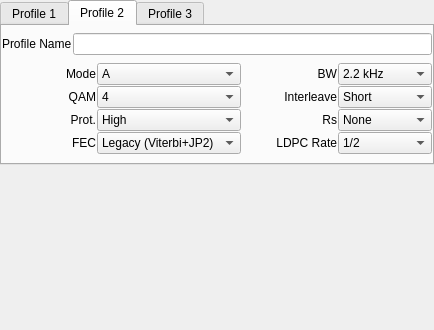
<?xml version="1.0" encoding="UTF-8"?>
<ui version="4.0">
 <class>drmProfileConfig</class>
 <widget class="QWidget" name="drmProfileConfig">
  <property name="geometry">
   <rect>
    <x>0</x>
    <y>0</y>
    <width>434</width>
    <height>330</height>
   </rect>
  </property>
  <property name="windowTitle">
   <string>Form</string>
  </property>
  <layout class="QVBoxLayout" name="verticalLayout_2">
   <property name="spacing">
    <number>1</number>
   </property>
   <property name="leftMargin">
    <number>0</number>
   </property>
   <property name="topMargin">
    <number>0</number>
   </property>
   <property name="rightMargin">
    <number>0</number>
   </property>
   <property name="bottomMargin">
    <number>0</number>
   </property>
   <item>
    <widget class="QTabWidget" name="tabWidget">
     <property name="currentIndex">
      <number>1</number>
     </property>
     <widget class="QWidget" name="Profile1">
      <attribute name="title">
       <string>Profile 1</string>
      </attribute>
      <layout class="QVBoxLayout" name="verticalLayout_4">
       <property name="spacing">
        <number>1</number>
       </property>
       <property name="leftMargin">
        <number>0</number>
       </property>
       <property name="topMargin">
        <number>0</number>
       </property>
       <property name="rightMargin">
        <number>0</number>
       </property>
       <property name="bottomMargin">
        <number>0</number>
       </property>
       <item>
        <layout class="QHBoxLayout" name="horizontalLayout">
         <item>
          <widget class="QLabel" name="label">
           <property name="text">
            <string>Profile Name</string>
           </property>
          </widget>
         </item>
         <item>
          <widget class="QLineEdit" name="namePF1LineEdit"/>
         </item>
        </layout>
       </item>
       <item>
        <layout class="QGridLayout" name="gridLayout">
         <property name="horizontalSpacing">
          <number>6</number>
         </property>
         <property name="verticalSpacing">
          <number>1</number>
         </property>
         <item row="0" column="0">
          <widget class="QLabel" name="drmModeLabel">
           <property name="minimumSize">
            <size>
             <width>30</width>
             <height>0</height>
            </size>
           </property>
           <property name="text">
            <string>Mode</string>
           </property>
           <property name="alignment">
            <set>Qt::AlignRight|Qt::AlignTrailing|Qt::AlignVCenter</set>
           </property>
           <property name="wordWrap">
            <bool>false</bool>
           </property>
          </widget>
         </item>
         <item row="0" column="1">
          <widget class="QComboBox" name="drmPF1ModeComboBox">
           <item>
            <property name="text">
             <string>A</string>
            </property>
           </item>
           <item>
            <property name="text">
             <string>B</string>
            </property>
           </item>
           <item>
            <property name="text">
             <string>E</string>
            </property>
           </item>
          </widget>
         </item>
         <item row="0" column="2">
          <widget class="QLabel" name="drmBandwidthLabel">
           <property name="minimumSize">
            <size>
             <width>30</width>
             <height>0</height>
            </size>
           </property>
           <property name="text">
            <string>BW</string>
           </property>
           <property name="alignment">
            <set>Qt::AlignRight|Qt::AlignTrailing|Qt::AlignVCenter</set>
           </property>
           <property name="wordWrap">
            <bool>false</bool>
           </property>
          </widget>
         </item>
         <item row="0" column="3">
          <widget class="QComboBox" name="drmPF1BandwidthComboBox">
            <item>
            <property name="text">
             <string>2.2 kHz</string>
            </property>
           </item>
           <item>
            <property name="text">
             <string>2.5 kHz</string>
            </property>
           </item>
          </widget>
         </item>
         <item row="1" column="0">
          <widget class="QLabel" name="drmQAMLabel">
           <property name="minimumSize">
            <size>
             <width>30</width>
             <height>0</height>
            </size>
           </property>
           <property name="text">
            <string>QAM</string>
           </property>
           <property name="alignment">
            <set>Qt::AlignRight|Qt::AlignTrailing|Qt::AlignVCenter</set>
           </property>
           <property name="wordWrap">
            <bool>false</bool>
           </property>
          </widget>
         </item>
         <item row="1" column="1">
          <widget class="QComboBox" name="drmPF1QAMComboBox">
           <item>
            <property name="text">
             <string>4</string>
            </property>
           </item>
           <item>
            <property name="text">
             <string>16</string>
            </property>
           </item>
           <item>
            <property name="text">
             <string>64</string>
            </property>
           </item>
          </widget>
         </item>
         <item row="1" column="2">
          <widget class="QLabel" name="drmInterleavelabel">
           <property name="minimumSize">
            <size>
             <width>30</width>
             <height>0</height>
            </size>
           </property>
           <property name="text">
            <string>Interleave</string>
           </property>
           <property name="alignment">
            <set>Qt::AlignRight|Qt::AlignTrailing|Qt::AlignVCenter</set>
           </property>
           <property name="wordWrap">
            <bool>false</bool>
           </property>
          </widget>
         </item>
         <item row="1" column="3">
          <widget class="QComboBox" name="drmPF1InterleaveComboBox">
           <item>
            <property name="text">
             <string>Short</string>
            </property>
           </item>
           <item>
            <property name="text">
             <string>Long</string>
            </property>
           </item>
          </widget>
         </item>
         <item row="2" column="0">
          <widget class="QLabel" name="drmProtectionLabel">
           <property name="minimumSize">
            <size>
             <width>30</width>
             <height>0</height>
            </size>
           </property>
           <property name="text">
            <string>Prot.</string>
           </property>
           <property name="alignment">
            <set>Qt::AlignRight|Qt::AlignTrailing|Qt::AlignVCenter</set>
           </property>
           <property name="wordWrap">
            <bool>false</bool>
           </property>
          </widget>
         </item>
         <item row="2" column="1">
          <widget class="QComboBox" name="drmPF1ProtectionComboBox">
           <item>
            <property name="text">
             <string>High</string>
            </property>
           </item>
           <item>
            <property name="text">
             <string>Low</string>
            </property>
           </item>
          </widget>
         </item>
         <item row="2" column="2">
          <widget class="QLabel" name="drmReadSolomonLabel">
           <property name="minimumSize">
            <size>
             <width>30</width>
             <height>0</height>
            </size>
           </property>
           <property name="text">
            <string>Rs</string>
           </property>
           <property name="alignment">
            <set>Qt::AlignRight|Qt::AlignTrailing|Qt::AlignVCenter</set>
           </property>
           <property name="wordWrap">
            <bool>false</bool>
           </property>
          </widget>
         </item>
         <item row="2" column="3">
          <widget class="QComboBox" name="drmPF1ReedSolomonComboBox">
           <item>
            <property name="text">
             <string>None</string>
            </property>
           </item>
           <item>
            <property name="text">
             <string>RS1</string>
            </property>
           </item>
           <item>
            <property name="text">
             <string>RS2</string>
            </property>
           </item>
           <item>
            <property name="text">
             <string>RS3</string>
            </property>
           </item>
           <item>
            <property name="text">
             <string>RS4</string>
            </property>
           </item>
          </widget>
         </item>
         <item row="3" column="0">
          <widget class="QLabel" name="drmFECLabel">
           <property name="minimumSize">
            <size>
             <width>30</width>
             <height>0</height>
            </size>
           </property>
           <property name="text">
            <string>FEC</string>
           </property>
           <property name="alignment">
            <set>Qt::AlignRight|Qt::AlignTrailing|Qt::AlignVCenter</set>
           </property>
          </widget>
         </item>
         <item row="3" column="1">
          <widget class="QComboBox" name="drmPF1FECModeComboBox">
           <item>
            <property name="text">
             <string>Legacy (Viterbi+JP2)</string>
            </property>
           </item>
           <item>
            <property name="text">
             <string>LDPC + AVIF</string>
            </property>
           </item>
          </widget>
         </item>
         <item row="3" column="2">
          <widget class="QLabel" name="drmLDPCRateLabel">
           <property name="minimumSize">
            <size>
             <width>30</width>
             <height>0</height>
            </size>
           </property>
           <property name="text">
            <string>LDPC Rate</string>
           </property>
           <property name="alignment">
            <set>Qt::AlignRight|Qt::AlignTrailing|Qt::AlignVCenter</set>
           </property>
          </widget>
         </item>
         <item row="3" column="3">
          <widget class="QComboBox" name="drmPF1LDPCRateComboBox">
           <item>
            <property name="text">
             <string>1/2</string>
            </property>
           </item>
           <item>
            <property name="text">
             <string>2/3</string>
            </property>
           </item>
           <item>
            <property name="text">
             <string>3/4</string>
            </property>
           </item>
           <item>
            <property name="text">
             <string>5/6</string>
            </property>
           </item>
          </widget>
         </item>
        </layout>
       </item>
      </layout>
     </widget>
     <widget class="QWidget" name="Profile2">
      <attribute name="title">
       <string>Profile 2</string>
      </attribute>
      <layout class="QVBoxLayout" name="verticalLayout_3">
       <property name="spacing">
        <number>1</number>
       </property>
       <property name="leftMargin">
        <number>0</number>
       </property>
       <property name="topMargin">
        <number>0</number>
       </property>
       <property name="rightMargin">
        <number>0</number>
       </property>
       <property name="bottomMargin">
        <number>0</number>
       </property>
       <item>
        <layout class="QHBoxLayout" name="horizontalLayout_2">
         <item>
          <widget class="QLabel" name="label_2">
           <property name="text">
            <string>Profile Name</string>
           </property>
          </widget>
         </item>
         <item>
          <widget class="QLineEdit" name="namePF2LineEdit"/>
         </item>
        </layout>
       </item>
       <item>
        <layout class="QGridLayout" name="gridLayout_2">
         <property name="verticalSpacing">
          <number>1</number>
         </property>
         <item row="0" column="0">
          <widget class="QLabel" name="drmModeLabel_2">
           <property name="minimumSize">
            <size>
             <width>30</width>
             <height>0</height>
            </size>
           </property>
           <property name="text">
            <string>Mode</string>
           </property>
           <property name="alignment">
            <set>Qt::AlignRight|Qt::AlignTrailing|Qt::AlignVCenter</set>
           </property>
           <property name="wordWrap">
            <bool>false</bool>
           </property>
          </widget>
         </item>
         <item row="0" column="1">
          <widget class="QComboBox" name="drmPF2ModeComboBox">
           <item>
            <property name="text">
             <string>A</string>
            </property>
           </item>
           <item>
            <property name="text">
             <string>B</string>
            </property>
           </item>
           <item>
            <property name="text">
             <string>E</string>
            </property>
           </item>
          </widget>
         </item>
         <item row="0" column="2">
          <widget class="QLabel" name="drmBandwidthLabel_2">
           <property name="minimumSize">
            <size>
             <width>30</width>
             <height>0</height>
            </size>
           </property>
           <property name="text">
            <string>BW</string>
           </property>
           <property name="alignment">
            <set>Qt::AlignRight|Qt::AlignTrailing|Qt::AlignVCenter</set>
           </property>
           <property name="wordWrap">
            <bool>false</bool>
           </property>
          </widget>
         </item>
         <item row="0" column="3">
          <widget class="QComboBox" name="drmPF2BandwidthComboBox">
            <item>
            <property name="text">
             <string>2.2 kHz</string>
            </property>
           </item>
           <item>
            <property name="text">
             <string>2.5 kHz</string>
            </property>
           </item>
          </widget>
         </item>
         <item row="1" column="0">
          <widget class="QLabel" name="drmQAMLabel_2">
           <property name="minimumSize">
            <size>
             <width>30</width>
             <height>0</height>
            </size>
           </property>
           <property name="text">
            <string>QAM</string>
           </property>
           <property name="alignment">
            <set>Qt::AlignRight|Qt::AlignTrailing|Qt::AlignVCenter</set>
           </property>
           <property name="wordWrap">
            <bool>false</bool>
           </property>
          </widget>
         </item>
         <item row="1" column="1">
          <widget class="QComboBox" name="drmPF2QAMComboBox">
           <item>
            <property name="text">
             <string>4</string>
            </property>
           </item>
           <item>
            <property name="text">
             <string>16</string>
            </property>
           </item>
           <item>
            <property name="text">
             <string>64</string>
            </property>
           </item>
          </widget>
         </item>
         <item row="1" column="2">
          <widget class="QLabel" name="drmInterleavelabel_2">
           <property name="minimumSize">
            <size>
             <width>30</width>
             <height>0</height>
            </size>
           </property>
           <property name="text">
            <string>Interleave</string>
           </property>
           <property name="alignment">
            <set>Qt::AlignRight|Qt::AlignTrailing|Qt::AlignVCenter</set>
           </property>
           <property name="wordWrap">
            <bool>false</bool>
           </property>
          </widget>
         </item>
         <item row="1" column="3">
          <widget class="QComboBox" name="drmPF2InterleaveComboBox">
           <item>
            <property name="text">
             <string>Short</string>
            </property>
           </item>
           <item>
            <property name="text">
             <string>Long</string>
            </property>
           </item>
          </widget>
         </item>
         <item row="2" column="0">
          <widget class="QLabel" name="drmProtectionLabel_2">
           <property name="minimumSize">
            <size>
             <width>30</width>
             <height>0</height>
            </size>
           </property>
           <property name="text">
            <string>Prot.</string>
           </property>
           <property name="alignment">
            <set>Qt::AlignRight|Qt::AlignTrailing|Qt::AlignVCenter</set>
           </property>
           <property name="wordWrap">
            <bool>false</bool>
           </property>
          </widget>
         </item>
         <item row="2" column="1">
          <widget class="QComboBox" name="drmPF2ProtectionComboBox">
           <item>
            <property name="text">
             <string>High</string>
            </property>
           </item>
           <item>
            <property name="text">
             <string>Low</string>
            </property>
           </item>
          </widget>
         </item>
         <item row="2" column="2">
          <widget class="QLabel" name="drmReadSolomonLabel_2">
           <property name="minimumSize">
            <size>
             <width>30</width>
             <height>0</height>
            </size>
           </property>
           <property name="text">
            <string>Rs</string>
           </property>
           <property name="alignment">
            <set>Qt::AlignRight|Qt::AlignTrailing|Qt::AlignVCenter</set>
           </property>
           <property name="wordWrap">
            <bool>false</bool>
           </property>
          </widget>
         </item>
         <item row="2" column="3">
          <widget class="QComboBox" name="drmPF2ReedSolomonComboBox">
           <item>
            <property name="text">
             <string>None</string>
            </property>
           </item>
           <item>
            <property name="text">
             <string>RS1</string>
            </property>
           </item>
           <item>
            <property name="text">
             <string>RS2</string>
            </property>
           </item>
           <item>
            <property name="text">
             <string>RS3</string>
            </property>
           </item>
           <item>
            <property name="text">
             <string>RS4</string>
            </property>
           </item>
          </widget>
         </item>
         <item row="3" column="0">
          <widget class="QLabel" name="drmFECLabel_2">
           <property name="minimumSize">
            <size>
             <width>30</width>
             <height>0</height>
            </size>
           </property>
           <property name="text">
            <string>FEC</string>
           </property>
           <property name="alignment">
            <set>Qt::AlignRight|Qt::AlignTrailing|Qt::AlignVCenter</set>
           </property>
          </widget>
         </item>
         <item row="3" column="1">
          <widget class="QComboBox" name="drmPF2FECModeComboBox">
           <item>
            <property name="text">
             <string>Legacy (Viterbi+JP2)</string>
            </property>
           </item>
           <item>
            <property name="text">
             <string>LDPC + AVIF</string>
            </property>
           </item>
          </widget>
         </item>
         <item row="3" column="2">
          <widget class="QLabel" name="drmLDPCRateLabel_2">
           <property name="minimumSize">
            <size>
             <width>30</width>
             <height>0</height>
            </size>
           </property>
           <property name="text">
            <string>LDPC Rate</string>
           </property>
           <property name="alignment">
            <set>Qt::AlignRight|Qt::AlignTrailing|Qt::AlignVCenter</set>
           </property>
          </widget>
         </item>
         <item row="3" column="3">
          <widget class="QComboBox" name="drmPF2LDPCRateComboBox">
           <item>
            <property name="text">
             <string>1/2</string>
            </property>
           </item>
           <item>
            <property name="text">
             <string>2/3</string>
            </property>
           </item>
           <item>
            <property name="text">
             <string>3/4</string>
            </property>
           </item>
           <item>
            <property name="text">
             <string>5/6</string>
            </property>
           </item>
          </widget>
         </item>
        </layout>
       </item>
      </layout>
     </widget>
     <widget class="QWidget" name="Profile3">
      <attribute name="title">
       <string>Profile 3</string>
      </attribute>
      <layout class="QVBoxLayout" name="verticalLayout">
       <property name="spacing">
        <number>1</number>
       </property>
       <property name="leftMargin">
        <number>0</number>
       </property>
       <property name="topMargin">
        <number>0</number>
       </property>
       <property name="rightMargin">
        <number>0</number>
       </property>
       <property name="bottomMargin">
        <number>0</number>
       </property>
       <item>
        <layout class="QHBoxLayout" name="horizontalLayout_3">
         <item>
          <widget class="QLabel" name="label_3">
           <property name="text">
            <string>Profile Name</string>
           </property>
          </widget>
         </item>
         <item>
          <widget class="QLineEdit" name="namePF3LineEdit"/>
         </item>
        </layout>
       </item>
       <item>
        <layout class="QGridLayout" name="gridLayout_3">
         <property name="verticalSpacing">
          <number>1</number>
         </property>
         <item row="0" column="0">
          <widget class="QLabel" name="drmModeLabel_3">
           <property name="minimumSize">
            <size>
             <width>30</width>
             <height>0</height>
            </size>
           </property>
           <property name="text">
            <string>Mode</string>
           </property>
           <property name="alignment">
            <set>Qt::AlignRight|Qt::AlignTrailing|Qt::AlignVCenter</set>
           </property>
           <property name="wordWrap">
            <bool>false</bool>
           </property>
          </widget>
         </item>
         <item row="0" column="1">
          <widget class="QComboBox" name="drmPF3ModeComboBox">
           <item>
            <property name="text">
             <string>A</string>
            </property>
           </item>
           <item>
            <property name="text">
             <string>B</string>
            </property>
           </item>
           <item>
            <property name="text">
             <string>E</string>
            </property>
           </item>
          </widget>
         </item>
         <item row="0" column="2">
          <widget class="QLabel" name="drmBandwidthLabel_3">
           <property name="minimumSize">
            <size>
             <width>30</width>
             <height>0</height>
            </size>
           </property>
           <property name="text">
            <string>BW</string>
           </property>
           <property name="alignment">
            <set>Qt::AlignRight|Qt::AlignTrailing|Qt::AlignVCenter</set>
           </property>
           <property name="wordWrap">
            <bool>false</bool>
           </property>
          </widget>
         </item>
         <item row="0" column="3">
          <widget class="QComboBox" name="drmPF3BandwidthComboBox">
            <item>
            <property name="text">
             <string>2.2 kHz</string>
            </property>
           </item>
           <item>
            <property name="text">
             <string>2.5 kHz</string>
            </property>
           </item>
          </widget>
         </item>
         <item row="1" column="0">
          <widget class="QLabel" name="drmQAMLabel_3">
           <property name="minimumSize">
            <size>
             <width>30</width>
             <height>0</height>
            </size>
           </property>
           <property name="text">
            <string>QAM</string>
           </property>
           <property name="alignment">
            <set>Qt::AlignRight|Qt::AlignTrailing|Qt::AlignVCenter</set>
           </property>
           <property name="wordWrap">
            <bool>false</bool>
           </property>
          </widget>
         </item>
         <item row="1" column="1">
          <widget class="QComboBox" name="drmPF3QAMComboBox">
           <item>
            <property name="text">
             <string>4</string>
            </property>
           </item>
           <item>
            <property name="text">
             <string>16</string>
            </property>
           </item>
           <item>
            <property name="text">
             <string>64</string>
            </property>
           </item>
          </widget>
         </item>
         <item row="1" column="2">
          <widget class="QLabel" name="drmInterleavelabel_3">
           <property name="minimumSize">
            <size>
             <width>30</width>
             <height>0</height>
            </size>
           </property>
           <property name="text">
            <string>Interleave</string>
           </property>
           <property name="alignment">
            <set>Qt::AlignRight|Qt::AlignTrailing|Qt::AlignVCenter</set>
           </property>
           <property name="wordWrap">
            <bool>false</bool>
           </property>
          </widget>
         </item>
         <item row="1" column="3">
          <widget class="QComboBox" name="drmPF3InterleaveComboBox">
           <item>
            <property name="text">
             <string>Short</string>
            </property>
           </item>
           <item>
            <property name="text">
             <string>Long</string>
            </property>
           </item>
          </widget>
         </item>
         <item row="2" column="0">
          <widget class="QLabel" name="drmProtectionLabel_3">
           <property name="minimumSize">
            <size>
             <width>30</width>
             <height>0</height>
            </size>
           </property>
           <property name="text">
            <string>Prot.</string>
           </property>
           <property name="alignment">
            <set>Qt::AlignRight|Qt::AlignTrailing|Qt::AlignVCenter</set>
           </property>
           <property name="wordWrap">
            <bool>false</bool>
           </property>
          </widget>
         </item>
         <item row="2" column="1">
          <widget class="QComboBox" name="drmPF3ProtectionComboBox">
           <item>
            <property name="text">
             <string>High</string>
            </property>
           </item>
           <item>
            <property name="text">
             <string>Low</string>
            </property>
           </item>
          </widget>
         </item>
         <item row="2" column="2">
          <widget class="QLabel" name="drmReadSolomonLabel_3">
           <property name="minimumSize">
            <size>
             <width>30</width>
             <height>0</height>
            </size>
           </property>
           <property name="text">
            <string>Rs</string>
           </property>
           <property name="alignment">
            <set>Qt::AlignRight|Qt::AlignTrailing|Qt::AlignVCenter</set>
           </property>
           <property name="wordWrap">
            <bool>false</bool>
           </property>
          </widget>
         </item>
         <item row="2" column="3">
          <widget class="QComboBox" name="drmPF3ReedSolomonComboBox">
           <item>
            <property name="text">
             <string>None</string>
            </property>
           </item>
           <item>
            <property name="text">
             <string>RS1</string>
            </property>
           </item>
           <item>
            <property name="text">
             <string>RS2</string>
            </property>
           </item>
           <item>
            <property name="text">
             <string>RS3</string>
            </property>
           </item>
           <item>
            <property name="text">
             <string>RS4</string>
            </property>
           </item>
          </widget>
         </item>
         <item row="3" column="0">
          <widget class="QLabel" name="drmFECLabel_3">
           <property name="minimumSize">
            <size>
             <width>30</width>
             <height>0</height>
            </size>
           </property>
           <property name="text">
            <string>FEC</string>
           </property>
           <property name="alignment">
            <set>Qt::AlignRight|Qt::AlignTrailing|Qt::AlignVCenter</set>
           </property>
          </widget>
         </item>
         <item row="3" column="1">
          <widget class="QComboBox" name="drmPF3FECModeComboBox">
           <item>
            <property name="text">
             <string>Legacy (Viterbi+JP2)</string>
            </property>
           </item>
           <item>
            <property name="text">
             <string>LDPC + AVIF</string>
            </property>
           </item>
          </widget>
         </item>
         <item row="3" column="2">
          <widget class="QLabel" name="drmLDPCRateLabel_3">
           <property name="minimumSize">
            <size>
             <width>30</width>
             <height>0</height>
            </size>
           </property>
           <property name="text">
            <string>LDPC Rate</string>
           </property>
           <property name="alignment">
            <set>Qt::AlignRight|Qt::AlignTrailing|Qt::AlignVCenter</set>
           </property>
          </widget>
         </item>
         <item row="3" column="3">
          <widget class="QComboBox" name="drmPF3LDPCRateComboBox">
           <item>
            <property name="text">
             <string>1/2</string>
            </property>
           </item>
           <item>
            <property name="text">
             <string>2/3</string>
            </property>
           </item>
           <item>
            <property name="text">
             <string>3/4</string>
            </property>
           </item>
           <item>
            <property name="text">
             <string>5/6</string>
            </property>
           </item>
          </widget>
         </item>
        </layout>
       </item>
      </layout>
     </widget>
    </widget>
   </item>
   <item>
    <spacer name="verticalSpacer">
     <property name="orientation">
      <enum>Qt::Vertical</enum>
     </property>
     <property name="sizeHint" stdset="0">
      <size>
       <width>20</width>
       <height>121</height>
      </size>
     </property>
    </spacer>
   </item>
  </layout>
 </widget>
 <resources/>
 <connections/>
</ui>
